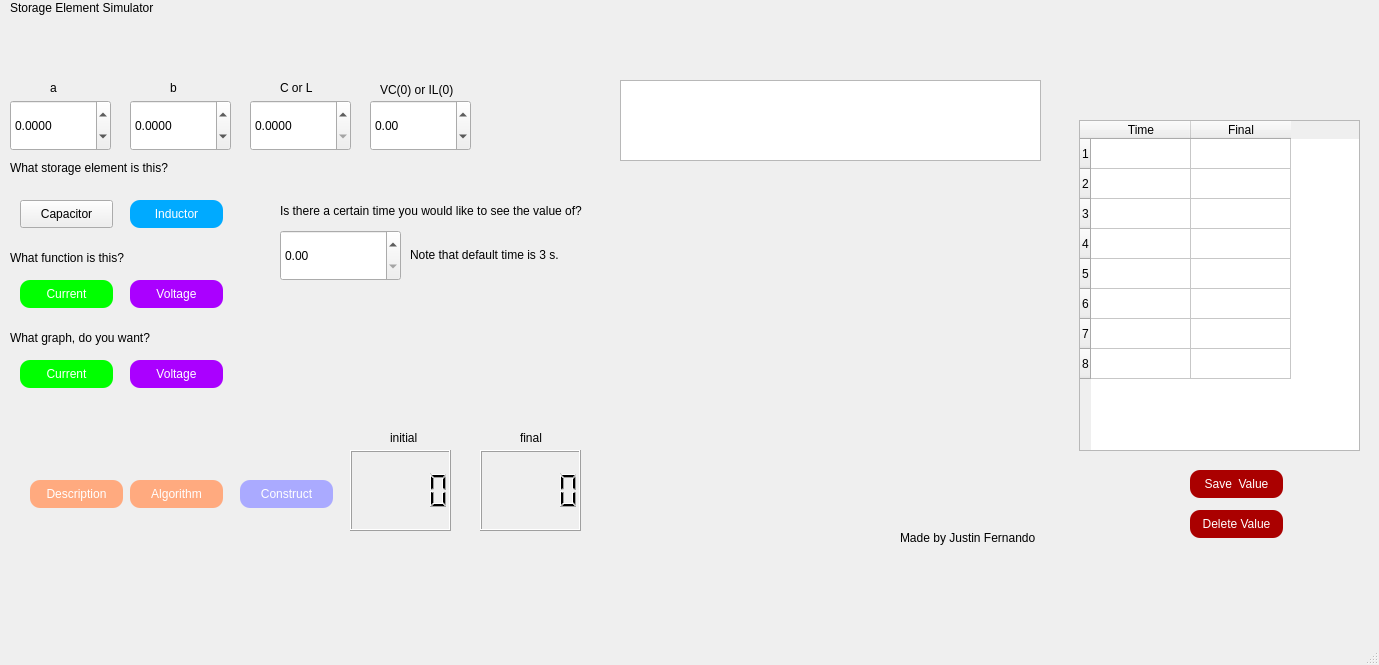
<?xml version="1.0" encoding="UTF-8"?>
<ui version="4.0">
 <class>MainWindow</class>
 <widget class="QMainWindow" name="MainWindow">
  <property name="geometry">
   <rect>
    <x>0</x>
    <y>0</y>
    <width>1379</width>
    <height>665</height>
   </rect>
  </property>
  <property name="windowTitle">
   <string>MainWindow</string>
  </property>
  <widget class="QWidget" name="centralwidget">
   <widget class="QCustomPlot" name="customPlot" native="true">
    <property name="geometry">
     <rect>
      <x>620</x>
      <y>170</y>
      <width>421</width>
      <height>341</height>
     </rect>
    </property>
   </widget>
   <widget class="QLabel" name="label">
    <property name="geometry">
     <rect>
      <x>50</x>
      <y>80</y>
      <width>16</width>
      <height>16</height>
     </rect>
    </property>
    <property name="text">
     <string>a</string>
    </property>
   </widget>
   <widget class="QPushButton" name="current">
    <property name="geometry">
     <rect>
      <x>20</x>
      <y>280</y>
      <width>93</width>
      <height>28</height>
     </rect>
    </property>
    <property name="styleSheet">
     <string notr="true">QPushButton{
    background-color:rgb(0, 255, 0);
    border-radius: 10px;
   color:rgb(255, 255, 255);
}</string>
    </property>
    <property name="text">
     <string>Current</string>
    </property>
   </widget>
   <widget class="QLabel" name="label_2">
    <property name="geometry">
     <rect>
      <x>170</x>
      <y>80</y>
      <width>16</width>
      <height>16</height>
     </rect>
    </property>
    <property name="text">
     <string>b</string>
    </property>
   </widget>
   <widget class="QPushButton" name="voltage">
    <property name="geometry">
     <rect>
      <x>130</x>
      <y>280</y>
      <width>93</width>
      <height>28</height>
     </rect>
    </property>
    <property name="styleSheet">
     <string notr="true">QPushButton{
    background-color:rgb(170, 0, 255);
    border-radius: 10px;
   color:rgb(255, 255, 255);
}</string>
    </property>
    <property name="text">
     <string>Voltage</string>
    </property>
   </widget>
   <widget class="QLabel" name="label_3">
    <property name="geometry">
     <rect>
      <x>10</x>
      <y>0</y>
      <width>201</width>
      <height>16</height>
     </rect>
    </property>
    <property name="text">
     <string>Storage Element Simulator</string>
    </property>
   </widget>
   <widget class="QLabel" name="label_4">
    <property name="geometry">
     <rect>
      <x>10</x>
      <y>250</y>
      <width>121</width>
      <height>16</height>
     </rect>
    </property>
    <property name="text">
     <string>What function is this?</string>
    </property>
   </widget>
   <widget class="QLabel" name="label_5">
    <property name="geometry">
     <rect>
      <x>10</x>
      <y>330</y>
      <width>161</width>
      <height>16</height>
     </rect>
    </property>
    <property name="text">
     <string>What graph, do you want?</string>
    </property>
   </widget>
   <widget class="QPushButton" name="current2">
    <property name="geometry">
     <rect>
      <x>20</x>
      <y>360</y>
      <width>93</width>
      <height>28</height>
     </rect>
    </property>
    <property name="styleSheet">
     <string notr="true">QPushButton{
    background-color:rgb(0, 255, 0);
    border-radius: 10px;
   color:rgb(255, 255, 255);
}</string>
    </property>
    <property name="text">
     <string>Current</string>
    </property>
   </widget>
   <widget class="QPushButton" name="voltage2">
    <property name="geometry">
     <rect>
      <x>130</x>
      <y>360</y>
      <width>93</width>
      <height>28</height>
     </rect>
    </property>
    <property name="styleSheet">
     <string notr="true">QPushButton{
    background-color:rgb(170, 0, 255);
    border-radius: 10px;
   color:rgb(255, 255, 255);
}</string>
    </property>
    <property name="text">
     <string>Voltage</string>
    </property>
   </widget>
   <widget class="QPushButton" name="pushButton">
    <property name="geometry">
     <rect>
      <x>240</x>
      <y>480</y>
      <width>93</width>
      <height>28</height>
     </rect>
    </property>
    <property name="styleSheet">
     <string notr="true">QPushButton{
    background-color:rgb(170, 170, 255);
    border-radius: 10px;
   color:rgb(255, 255, 255);
}</string>
    </property>
    <property name="text">
     <string>Construct</string>
    </property>
   </widget>
   <widget class="QPushButton" name="pushButton_3">
    <property name="geometry">
     <rect>
      <x>130</x>
      <y>480</y>
      <width>93</width>
      <height>28</height>
     </rect>
    </property>
    <property name="styleSheet">
     <string notr="true">QPushButton{
    background-color:rgb(255, 170, 127);
    border-radius: 10px;
   color:rgb(255, 255, 255);
}</string>
    </property>
    <property name="text">
     <string>Algorithm</string>
    </property>
   </widget>
   <widget class="QLabel" name="label_7">
    <property name="geometry">
     <rect>
      <x>90</x>
      <y>20</y>
      <width>61</width>
      <height>41</height>
     </rect>
    </property>
    <property name="text">
     <string/>
    </property>
    <property name="pixmap">
     <pixmap>../../Pictures/Screenshot 2021-12-21 161408.png</pixmap>
    </property>
   </widget>
   <widget class="QDoubleSpinBox" name="doubleSpinBox">
    <property name="geometry">
     <rect>
      <x>10</x>
      <y>100</y>
      <width>101</width>
      <height>51</height>
     </rect>
    </property>
    <property name="styleSheet">
     <string notr="true"/>
    </property>
    <property name="decimals">
     <number>4</number>
    </property>
    <property name="minimum">
     <double>-990.000000000000000</double>
    </property>
    <property name="maximum">
     <double>9999.989999999999782</double>
    </property>
   </widget>
   <widget class="QDoubleSpinBox" name="doubleSpinBox_2">
    <property name="geometry">
     <rect>
      <x>130</x>
      <y>100</y>
      <width>101</width>
      <height>51</height>
     </rect>
    </property>
    <property name="decimals">
     <number>4</number>
    </property>
    <property name="minimum">
     <double>-9990.000000000000000</double>
    </property>
    <property name="maximum">
     <double>9999.989999999999782</double>
    </property>
   </widget>
   <widget class="QDoubleSpinBox" name="doubleSpinBox_3">
    <property name="geometry">
     <rect>
      <x>250</x>
      <y>100</y>
      <width>101</width>
      <height>51</height>
     </rect>
    </property>
    <property name="decimals">
     <number>4</number>
    </property>
    <property name="maximum">
     <double>999.990000000000009</double>
    </property>
   </widget>
   <widget class="QDoubleSpinBox" name="doubleSpinBox_4">
    <property name="geometry">
     <rect>
      <x>370</x>
      <y>100</y>
      <width>101</width>
      <height>51</height>
     </rect>
    </property>
    <property name="minimum">
     <double>-9990.000000000000000</double>
    </property>
    <property name="maximum">
     <double>9999.989999999999782</double>
    </property>
   </widget>
   <widget class="QLabel" name="label_6">
    <property name="geometry">
     <rect>
      <x>280</x>
      <y>80</y>
      <width>41</width>
      <height>16</height>
     </rect>
    </property>
    <property name="text">
     <string>C or L</string>
    </property>
   </widget>
   <widget class="QLabel" name="label_8">
    <property name="geometry">
     <rect>
      <x>380</x>
      <y>80</y>
      <width>81</width>
      <height>20</height>
     </rect>
    </property>
    <property name="text">
     <string>VC(0) or IL(0)</string>
    </property>
   </widget>
   <widget class="QLCDNumber" name="lcdNumber">
    <property name="geometry">
     <rect>
      <x>350</x>
      <y>450</y>
      <width>101</width>
      <height>81</height>
     </rect>
    </property>
    <property name="font">
     <font>
      <pointsize>20</pointsize>
     </font>
    </property>
   </widget>
   <widget class="QLCDNumber" name="lcdNumber_2">
    <property name="geometry">
     <rect>
      <x>480</x>
      <y>450</y>
      <width>101</width>
      <height>81</height>
     </rect>
    </property>
    <property name="font">
     <font>
      <pointsize>20</pointsize>
     </font>
    </property>
    <property name="smallDecimalPoint">
     <bool>false</bool>
    </property>
    <property name="value" stdset="0">
     <double>0.000000000000000</double>
    </property>
   </widget>
   <widget class="QLabel" name="label_9">
    <property name="geometry">
     <rect>
      <x>390</x>
      <y>430</y>
      <width>55</width>
      <height>16</height>
     </rect>
    </property>
    <property name="text">
     <string>initial</string>
    </property>
   </widget>
   <widget class="QLabel" name="label_10">
    <property name="geometry">
     <rect>
      <x>520</x>
      <y>430</y>
      <width>55</width>
      <height>16</height>
     </rect>
    </property>
    <property name="text">
     <string>final</string>
    </property>
   </widget>
   <widget class="QTextBrowser" name="textBrowser">
    <property name="geometry">
     <rect>
      <x>620</x>
      <y>80</y>
      <width>421</width>
      <height>81</height>
     </rect>
    </property>
    <property name="autoFillBackground">
     <bool>false</bool>
    </property>
   </widget>
   <widget class="QLabel" name="label_11">
    <property name="geometry">
     <rect>
      <x>900</x>
      <y>530</y>
      <width>171</width>
      <height>16</height>
     </rect>
    </property>
    <property name="text">
     <string>Made by Justin Fernando</string>
    </property>
   </widget>
   <widget class="QLabel" name="label_12">
    <property name="geometry">
     <rect>
      <x>10</x>
      <y>160</y>
      <width>191</width>
      <height>16</height>
     </rect>
    </property>
    <property name="styleSheet">
     <string notr="true"/>
    </property>
    <property name="text">
     <string>What storage element is this?</string>
    </property>
   </widget>
   <widget class="QPushButton" name="capacitor">
    <property name="geometry">
     <rect>
      <x>20</x>
      <y>200</y>
      <width>93</width>
      <height>28</height>
     </rect>
    </property>
    <property name="styleSheet">
     <string notr="true">QPushButton{
    background-color:rgb(170, 0, 0);
    border-radius: 10px;
    color:rgb(255, 255, 255);
}
font: 8pt &quot;8514oem&quot;;</string>
    </property>
    <property name="text">
     <string>Capacitor</string>
    </property>
   </widget>
   <widget class="QPushButton" name="inductor">
    <property name="geometry">
     <rect>
      <x>130</x>
      <y>200</y>
      <width>93</width>
      <height>28</height>
     </rect>
    </property>
    <property name="styleSheet">
     <string notr="true">QPushButton{
    background-color: rgb(0, 170, 255);
    border-radius: 10px;
   color:rgb(255, 255, 255);
}</string>
    </property>
    <property name="text">
     <string>Inductor</string>
    </property>
   </widget>
   <widget class="QDoubleSpinBox" name="doubleSpinBox_5">
    <property name="geometry">
     <rect>
      <x>280</x>
      <y>230</y>
      <width>121</width>
      <height>51</height>
     </rect>
    </property>
   </widget>
   <widget class="QLabel" name="label_13">
    <property name="geometry">
     <rect>
      <x>280</x>
      <y>180</y>
      <width>341</width>
      <height>61</height>
     </rect>
    </property>
    <property name="text">
     <string>Is there a certain time you would like to see the value of?</string>
    </property>
   </widget>
   <widget class="QLabel" name="label_15">
    <property name="geometry">
     <rect>
      <x>410</x>
      <y>220</y>
      <width>200</width>
      <height>70</height>
     </rect>
    </property>
    <property name="text">
     <string>Note that default time is 3 s.</string>
    </property>
   </widget>
   <widget class="QLabel" name="label_17">
    <property name="geometry">
     <rect>
      <x>870</x>
      <y>-10</y>
      <width>181</width>
      <height>501</height>
     </rect>
    </property>
    <property name="text">
     <string/>
    </property>
    <property name="pixmap">
     <pixmap>../../Downloads/Physic Quiz 3 Material/11QZeX5zTCL._SX331_BO1,204,203,200_.jpg</pixmap>
    </property>
   </widget>
   <widget class="QLabel" name="label_19">
    <property name="geometry">
     <rect>
      <x>940</x>
      <y>490</y>
      <width>111</width>
      <height>61</height>
     </rect>
    </property>
    <property name="text">
     <string/>
    </property>
    <property name="pixmap">
     <pixmap>../../Downloads/Physic Quiz 3 Material/11QZeX5zTCL._SX331_BO1,204,203,200_.jpg</pixmap>
    </property>
   </widget>
   <widget class="QTableWidget" name="data">
    <property name="geometry">
     <rect>
      <x>1079</x>
      <y>120</y>
      <width>281</width>
      <height>331</height>
     </rect>
    </property>
    <property name="lineWidth">
     <number>0</number>
    </property>
    <property name="rowCount">
     <number>8</number>
    </property>
    <property name="columnCount">
     <number>2</number>
    </property>
    <row>
     <property name="text">
      <string>1</string>
     </property>
    </row>
    <row>
     <property name="text">
      <string>2</string>
     </property>
    </row>
    <row>
     <property name="text">
      <string>3</string>
     </property>
    </row>
    <row>
     <property name="text">
      <string>4</string>
     </property>
    </row>
    <row>
     <property name="text">
      <string>5</string>
     </property>
    </row>
    <row/>
    <row/>
    <row/>
    <column>
     <property name="text">
      <string>Time</string>
     </property>
    </column>
    <column>
     <property name="text">
      <string>Final</string>
     </property>
    </column>
   </widget>
   <widget class="QPushButton" name="pushButton_2">
    <property name="geometry">
     <rect>
      <x>1190</x>
      <y>470</y>
      <width>93</width>
      <height>28</height>
     </rect>
    </property>
    <property name="styleSheet">
     <string notr="true">QPushButton{
    background-color:rgb(170, 0, 0);
    border-radius: 10px;
   color:rgb(255, 255, 255);
}</string>
    </property>
    <property name="text">
     <string>Save  Value</string>
    </property>
   </widget>
   <widget class="QPushButton" name="pushButton_4">
    <property name="geometry">
     <rect>
      <x>1190</x>
      <y>510</y>
      <width>93</width>
      <height>28</height>
     </rect>
    </property>
    <property name="styleSheet">
     <string notr="true">QPushButton{
    background-color:rgb(170, 0, 0);
    border-radius: 10px;
   color:rgb(255, 255, 255);
}</string>
    </property>
    <property name="text">
     <string>Delete Value</string>
    </property>
   </widget>
   <widget class="QPushButton" name="pushButton_5">
    <property name="geometry">
     <rect>
      <x>30</x>
      <y>480</y>
      <width>93</width>
      <height>28</height>
     </rect>
    </property>
    <property name="styleSheet">
     <string notr="true">QPushButton{
    background-color:rgb(255, 170, 127);
    border-radius: 10px;
   color:rgb(255, 255, 255);
}</string>
    </property>
    <property name="text">
     <string>Description</string>
    </property>
   </widget>
   <zorder>label_19</zorder>
   <zorder>label_17</zorder>
   <zorder>customPlot</zorder>
   <zorder>label</zorder>
   <zorder>current</zorder>
   <zorder>label_2</zorder>
   <zorder>voltage</zorder>
   <zorder>label_3</zorder>
   <zorder>label_4</zorder>
   <zorder>label_5</zorder>
   <zorder>current2</zorder>
   <zorder>voltage2</zorder>
   <zorder>pushButton</zorder>
   <zorder>pushButton_3</zorder>
   <zorder>label_7</zorder>
   <zorder>doubleSpinBox</zorder>
   <zorder>doubleSpinBox_2</zorder>
   <zorder>doubleSpinBox_3</zorder>
   <zorder>doubleSpinBox_4</zorder>
   <zorder>label_6</zorder>
   <zorder>label_8</zorder>
   <zorder>lcdNumber</zorder>
   <zorder>lcdNumber_2</zorder>
   <zorder>label_9</zorder>
   <zorder>label_10</zorder>
   <zorder>textBrowser</zorder>
   <zorder>label_11</zorder>
   <zorder>label_12</zorder>
   <zorder>capacitor</zorder>
   <zorder>inductor</zorder>
   <zorder>doubleSpinBox_5</zorder>
   <zorder>label_13</zorder>
   <zorder>label_15</zorder>
   <zorder>data</zorder>
   <zorder>pushButton_2</zorder>
   <zorder>pushButton_4</zorder>
   <zorder>pushButton_5</zorder>
  </widget>
  <widget class="QMenuBar" name="menubar">
   <property name="geometry">
    <rect>
     <x>0</x>
     <y>0</y>
     <width>1379</width>
     <height>26</height>
    </rect>
   </property>
  </widget>
  <widget class="QStatusBar" name="statusbar"/>
 </widget>
 <customwidgets>
  <customwidget>
   <class>QCustomPlot</class>
   <extends>QWidget</extends>
   <header>qcustomplot.h</header>
   <container>1</container>
  </customwidget>
 </customwidgets>
 <resources/>
 <connections/>
</ui>
